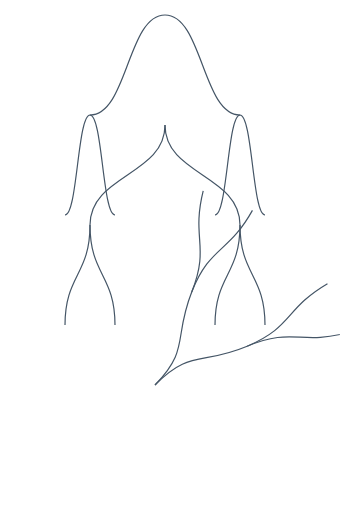

Vega-Lite specification for this chart:
### Vega specification from a JSON file in a GitHub repository (floating-point values rounded to 4 significant figures)
{"$schema": "https://vega.github.io/schema/vega/v6.json", "description": "the three linkpath orients over one tree, diagonal shape", "width": 330, "height": 520, "padding": 5, "autosize": "none", "data": [{"name": "tree", "values": [{"id": "r", "parent": null}, {"id": "a", "parent": "r"}, {"id": "b", "parent": "r"}, {"id": "a1", "parent": "a"}, {"id": "a2", "parent": "a"}, {"id": "b1", "parent": "b"}, {"id": "b2", "parent": "b"}], "transform": [{"type": "stratify", "key": "id", "parentKey": "parent"}, {"type": "tree", "method": "tidy", "size": [300, 200]}]}, {"name": "links_horizontal", "source": "tree", "transform": [{"type": "treelinks"}, {"type": "linkpath", "orient": "horizontal", "shape": "diagonal"}]}, {"name": "links_vertical", "source": "tree", "transform": [{"type": "treelinks"}, {"type": "linkpath", "orient": "vertical", "shape": "diagonal"}]}, {"name": "links_radial", "source": "tree", "transform": [{"type": "treelinks"}, {"type": "linkpath", "orient": "radial", "shape": "diagonal"}]}], "marks": [{"type": "path", "from": {"data": "links_horizontal"}, "encode": {"update": {"path": {"field": "path"}, "x": {"value": 10}, "y": {"value": 10}, "stroke": {"value": "#456"}, "strokeWidth": {"value": 1.2}}}}, {"type": "path", "from": {"data": "links_vertical"}, "encode": {"update": {"path": {"field": "path"}, "x": {"value": 10}, "y": {"value": 120}, "stroke": {"value": "#456"}, "strokeWidth": {"value": 1.2}}}}, {"type": "path", "from": {"data": "links_radial"}, "encode": {"update": {"path": {"field": "path"}, "x": {"value": 150}, "y": {"value": 380}, "stroke": {"value": "#456"}, "strokeWidth": {"value": 1.2}}}}]}
